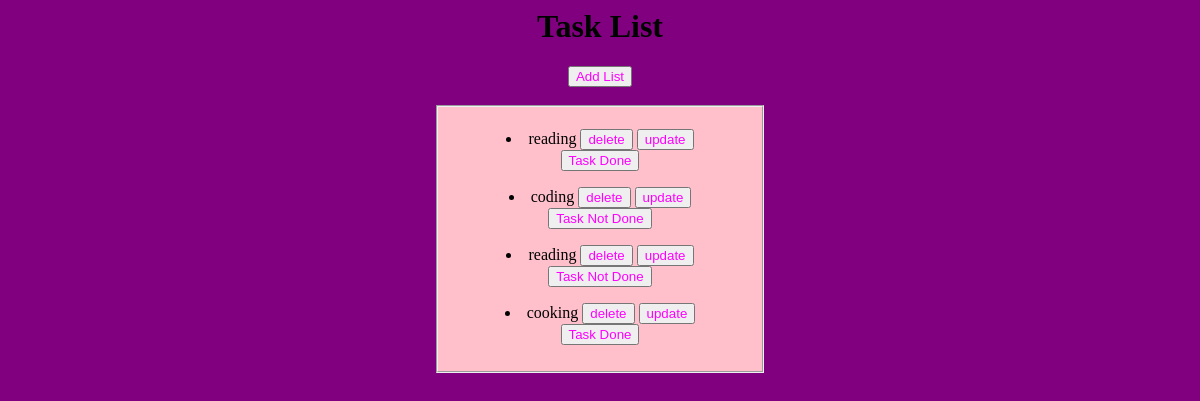
Before: / with the older database file.
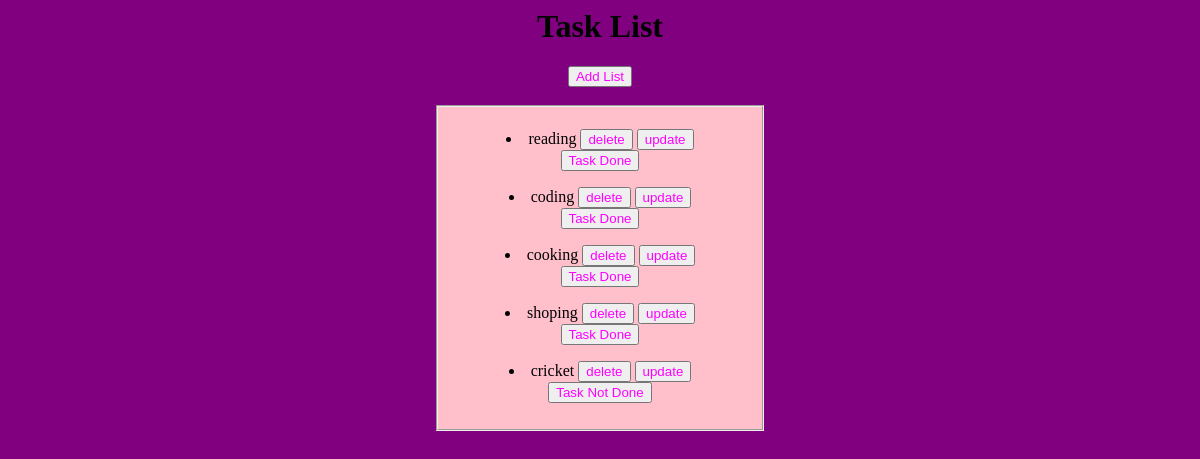
After: the same page with the newer database file.
### list/models.py (models this page shows)
class Task(models.Model):
    title = models.CharField(max_length=200)
    is_done = models.BooleanField(default=False)

### list/views.py (the view)
# urls.py: path("", Todolistview.as_view(), name='Todolistview'),
class Todolistview(ListView):
    model = Task
    template_name = 'list.html'
    context_object_name = 'task'

### list/templates/list.html (shortened to what this page needs)
<html>
<head>
</head>
<body>
<center>
    <h1>Task List</h1>
    <a href="{% url 'todo_create'  %}"><button type="submit">Add List</button></a><br><br>
         <fieldset style="width:300px";>
          <figure>
        {% for task in task %}
        <li>
          {{ task.title}}
          <a href="{% url 'todo_delete' task.id %}"><button type="submit">delete</button></a>
          <a href="{% url 'todo_update' task.id %}"><button type="submit">update</button></a>
       <form method="post" action="{% url 'todo_done' task.id %}">
          <button type="submit">
            {% if task.is_done %}
              Task Done
            {% else %}
              Task Not Done
            {%  endif %}
          </button></form>
        </li>
        {% empty %}
          <li>No Task Available.</li>
        {% endfor %}
         </figure>
        </fieldset>
</center>
</body>
</html>

### list/templates/list.html (style rules this page uses)
button { color:fuchsia; }
fieldset { background-color:pink }
body { background-color:purple }

Changed rows visible on the page:
removed Task: title "reading", is_done "Task Not Done"
changed Task "coding": is_done "Task Not Done" → "Task Done"
added Task: title "shoping", is_done "Task Done"
added Task: title "cricket", is_done "Task Not Done"
